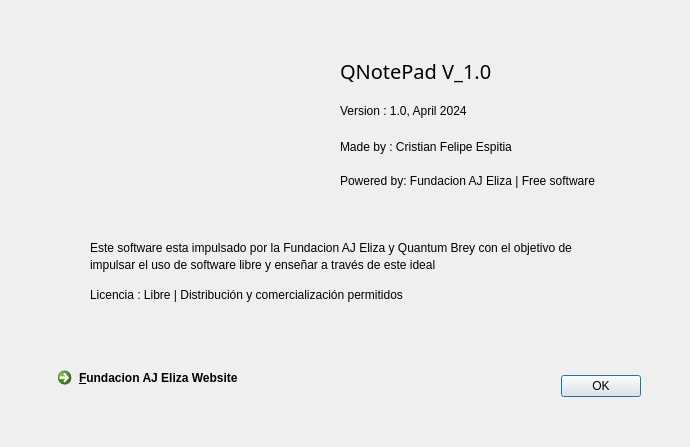
<?xml version="1.0" encoding="UTF-8"?>
<ui version="4.0">
 <class>Dialog</class>
 <widget class="QDialog" name="Dialog">
  <property name="enabled">
   <bool>true</bool>
  </property>
  <property name="geometry">
   <rect>
    <x>0</x>
    <y>0</y>
    <width>690</width>
    <height>447</height>
   </rect>
  </property>
  <property name="sizePolicy">
   <sizepolicy hsizetype="Fixed" vsizetype="Fixed">
    <horstretch>0</horstretch>
    <verstretch>0</verstretch>
   </sizepolicy>
  </property>
  <property name="minimumSize">
   <size>
    <width>690</width>
    <height>447</height>
   </size>
  </property>
  <property name="maximumSize">
   <size>
    <width>690</width>
    <height>447</height>
   </size>
  </property>
  <property name="windowTitle">
   <string>Dialog</string>
  </property>
  <widget class="QDialogButtonBox" name="buttonBox">
   <property name="geometry">
    <rect>
     <x>300</x>
     <y>370</y>
     <width>341</width>
     <height>32</height>
    </rect>
   </property>
   <property name="sizePolicy">
    <sizepolicy hsizetype="Fixed" vsizetype="Fixed">
     <horstretch>0</horstretch>
     <verstretch>0</verstretch>
    </sizepolicy>
   </property>
   <property name="orientation">
    <enum>Qt::Horizontal</enum>
   </property>
   <property name="standardButtons">
    <set>QDialogButtonBox::Ok</set>
   </property>
  </widget>
  <widget class="QLabel" name="label">
   <property name="geometry">
    <rect>
     <x>90</x>
     <y>50</y>
     <width>161</width>
     <height>151</height>
    </rect>
   </property>
   <property name="text">
    <string/>
   </property>
   <property name="pixmap">
    <pixmap>Icons/general_logo150142.png</pixmap>
   </property>
  </widget>
  <widget class="QLabel" name="label_2">
   <property name="geometry">
    <rect>
     <x>340</x>
     <y>50</y>
     <width>251</width>
     <height>41</height>
    </rect>
   </property>
   <property name="font">
    <font>
     <family>Arial Rounded MT Bold</family>
     <pointsize>15</pointsize>
     <weight>50</weight>
     <bold>false</bold>
    </font>
   </property>
   <property name="text">
    <string>QNotePad V_1.0</string>
   </property>
  </widget>
  <widget class="QLabel" name="label_3">
   <property name="geometry">
    <rect>
     <x>340</x>
     <y>100</y>
     <width>391</width>
     <height>21</height>
    </rect>
   </property>
   <property name="text">
    <string>Version : 1.0, April 2024</string>
   </property>
  </widget>
  <widget class="QLabel" name="label_4">
   <property name="geometry">
    <rect>
     <x>340</x>
     <y>140</y>
     <width>391</width>
     <height>14</height>
    </rect>
   </property>
   <property name="text">
    <string>Made by : Cristian Felipe Espitia</string>
   </property>
  </widget>
  <widget class="QLabel" name="label_5">
   <property name="geometry">
    <rect>
     <x>340</x>
     <y>170</y>
     <width>391</width>
     <height>21</height>
    </rect>
   </property>
   <property name="text">
    <string>Powered by: Fundacion AJ Eliza | Free software</string>
   </property>
  </widget>
  <widget class="QCommandLinkButton" name="commandLinkButton">
   <property name="geometry">
    <rect>
     <x>50</x>
     <y>360</y>
     <width>281</width>
     <height>48</height>
    </rect>
   </property>
   <property name="text">
    <string>&amp;Fundacion AJ Eliza Website</string>
   </property>
  </widget>
  <widget class="QLabel" name="label_6">
   <property name="geometry">
    <rect>
     <x>90</x>
     <y>250</y>
     <width>531</width>
     <height>29</height>
    </rect>
   </property>
   <property name="text">
    <string>impulsar el uso de software libre y enseñar a través de este ideal</string>
   </property>
  </widget>
  <widget class="QLabel" name="label_7">
   <property name="geometry">
    <rect>
     <x>90</x>
     <y>240</y>
     <width>531</width>
     <height>16</height>
    </rect>
   </property>
   <property name="text">
    <string>Este software esta impulsado por la Fundacion AJ Eliza y Quantum Brey con el objetivo de</string>
   </property>
  </widget>
  <widget class="QLabel" name="label_8">
   <property name="geometry">
    <rect>
     <x>90</x>
     <y>280</y>
     <width>531</width>
     <height>29</height>
    </rect>
   </property>
   <property name="text">
    <string>Licencia : Libre | Distribución y comercialización permitidos</string>
   </property>
  </widget>
  <zorder>label_4</zorder>
  <zorder>buttonBox</zorder>
  <zorder>label</zorder>
  <zorder>label_2</zorder>
  <zorder>label_3</zorder>
  <zorder>label_5</zorder>
  <zorder>commandLinkButton</zorder>
  <zorder>label_6</zorder>
  <zorder>label_7</zorder>
  <zorder>label_8</zorder>
 </widget>
 <resources/>
 <connections>
  <connection>
   <sender>buttonBox</sender>
   <signal>accepted()</signal>
   <receiver>Dialog</receiver>
   <slot>accept()</slot>
   <hints>
    <hint type="sourcelabel">
     <x>607</x>
     <y>382</y>
    </hint>
    <hint type="destinationlabel">
     <x>262</x>
     <y>320</y>
    </hint>
   </hints>
  </connection>
 </connections>
</ui>
